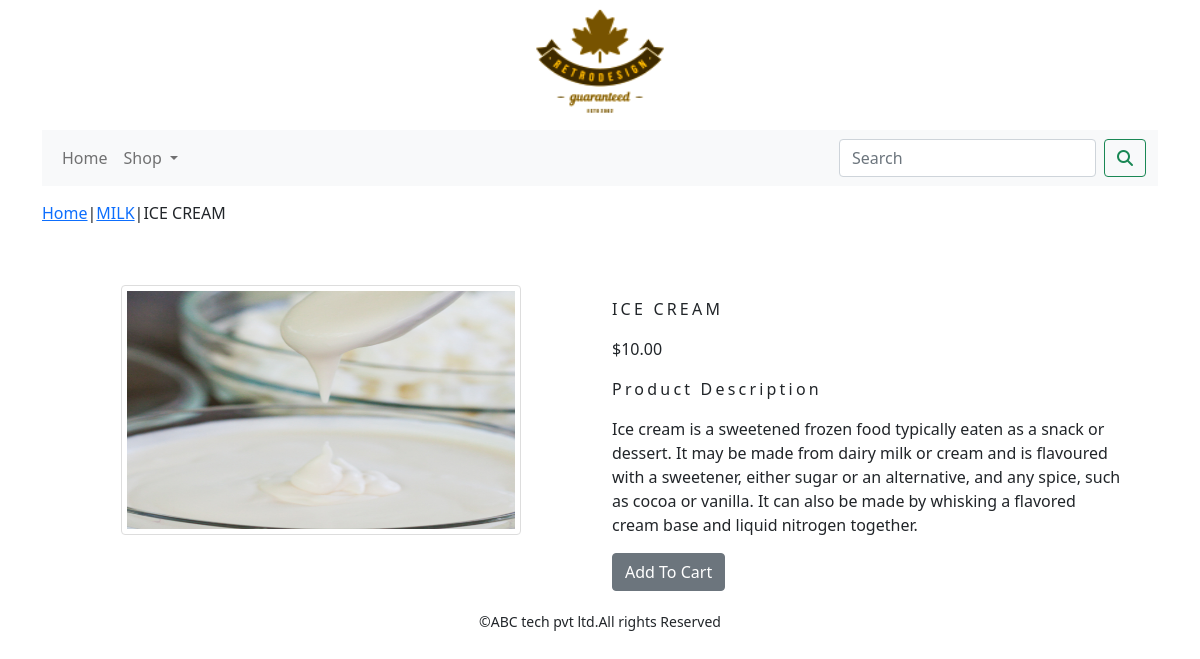
Page /shop/milk/ice-cream/ on the committed database.
### shop/models.py (models this page shows, shortened)
class Product(models.Model):
    name = models.CharField(max_length=250, unique=True)
    slug = models.SlugField(max_length=250, unique=True)
    description = models.TextField(blank=True)
    price = models.DecimalField(max_digits=10, decimal_places=2)
    category = models.ForeignKey(Category, on_delete=models.CASCADE)
    image = models.ImageField(upload_to='product', blank=True)
    stock = models.IntegerField()
    available = models.BooleanField(default=True)
    created = models.DateTimeField(auto_now_add=True)
    updated = models.DateTimeField(auto_now=True)
    class Meta:
        ordering = ('name',)
        verbose_name = 'product'
        verbose_name_plural = 'products'

class Category(models.Model):
    name = models.CharField(max_length=250, unique=True)
    slug = models.SlugField(max_length=250, unique=True)
    description = models.TextField(blank=True)
    image = models.ImageField(upload_to='category', blank=True)
    class Meta:
        ordering = ('name',)
        verbose_name = 'category'
        verbose_name_plural = 'categories'
    def get_url(self):
        return reverse('shop:products_by_category',args=[self.slug])
    def __str__(self):
        return '{}'.format(self.name)

### shop/views.py (the view)
# urls.py: path('<slug:c_slug>/<slug:product_slug>/',views.proDetail, name="prodCatdetail"),
def proDetail(request,c_slug,product_slug):
    try:
        product=Product.objects.get(category__slug=c_slug,slug=product_slug)
    except Exception as e:
        raise e
    return render(request,'product.html',{'product':product})

### cart/context_processors.py (called while the page is built)
def counter(request):
    item_count=0
    if 'admin' in request.path:
        return {}
    else:
        try:
            cart=Cart.objects.filter(cart_id=_cart_id(request))
            cart_items=CartItem.objects.all().filter(cart=cart[:1])
            for cart_item in cart_items:
                item_count += cart_item.quantity
        except Cart.DoesNotExist:
            item_count=0
    return dict(item_count=item_count)

### cart/views.py (called while the page is built)
def _cart_id(request):
    cart = request.session.session_key
    if not cart:
        cart = request.session.create()
    return cart

### shop/context_processor.py (called while the page is built)
def menu_links(request):
    links = Category.objects.all()
    return dict(links=links)

### templates/product.html (shortened to what this page needs)
{% extends 'base.html'%}
{% load static %}
{% block content %}
<div class="row my_prod_row_class">
    <div class="mx_auto">
        <p><a href="{% url 'shop:allProdCat' %}">Home</a>|<a href="{{product.category.get_url}}">{{product.category}}</a>|{{product.name}}</p>
    </div>
</div>
<div class="container">
<br>
<div class="row">
    <div class="col-12 col-sm-12 col-md-12 col-lg-6 text-center">
        <div class="min-width:18rem">
            <img class="my_image" src="{{product.image.url}}" alt="{{product.name}}">
        </div>
    </div>
        <div class="col-12 col-sm-12 col-md-12 col-lg-6">
            <div>
            <h1 class="my_prod_title">{{product.name}}</h1>
            <p>${{product.price}}</p>
            <p class="my_title">Product Description</p>
            <p class="text-justify my_prod_text">{{product.description}}</p>
            <div>
            {% if product.stock <= 0 %}
              <p><b>Out Of Stock</b></p>
            {% else %}
            <a class="btn btn-secondary" href="{% url 'cart:add_cart' product.id %}">Add To Cart</a>
            {% endif %}
            </div>
        </div>
    </div>
</div>
</div>
{% endblock %}

### static/css/custom.css (style rules this page uses)
body { font-family: 'Roboto', sans-serif; }
.my_image { border:1px solid #ddd; border-radius:4px; padding:5px; width:400px; height:250px; }
.my_title { font-size:16px; text_transform:uppercase; letter-spacing: .2em; }
.my_prod_row_class { padding-top:15px; padding-bottom:20px; }
.my_prod_title { font-size:16px; text_transform:uppercase; letter-spacing:.2em; padding-top:15px; padding-bottom:10px; }
.my_prod_text { padding-right:20px; }

### rows in the picture
Product: category "MILK", name "ICE CREAM", image (picture), price "10.00", description "Ice cream is a sweetened frozen food typically eaten as a snack or dessert. It may be made from dairy milk or cream and is flavoured with a sweetener, either sugar or an alternative, and any spice, such as cocoa or vanilla. It can also be made by whisking a flavored cream base and liquid nitrogen together."
